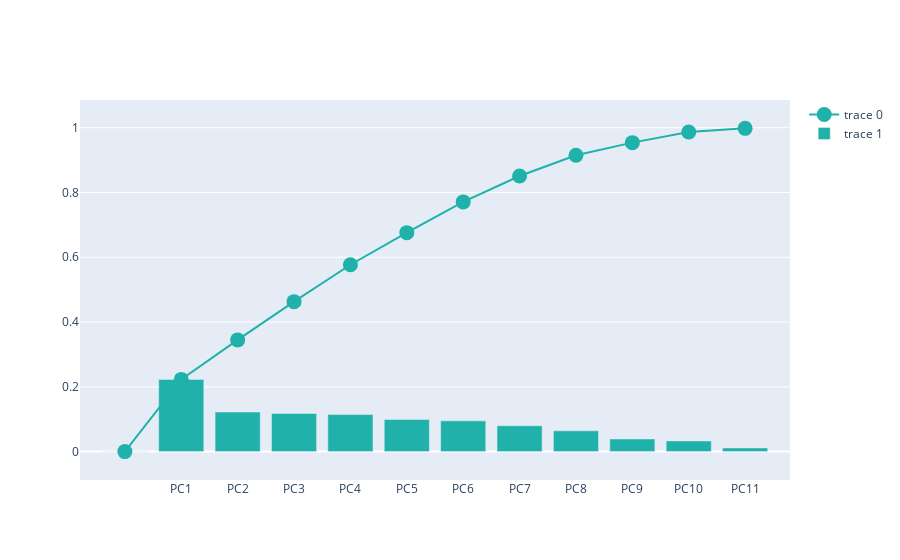

Write notebook code for a chart like this one.
### Code cell
import plotly.graph_objects as go
fig=go.Figure()
fig.add_trace(
    go.Scatter(
        x= df_explained_variance['PC'],
        y= df_explained_variance['Cumulative Variance'],
        marker=dict(size=15, color="lightSeaGreen")
    ))
fig.add_trace(
    go.Bar(
        x = df_explained_variance['PC'],
        y = df_explained_variance['Explained Variance'],
        marker=dict(color="lightSeaGreen")
    ))
fig.show()

### Figure 1 — Plotly figure (JSON) as saved in the notebook; plotly's stock layout.template omitted (floating-point values rounded to 4 significant figures)
{"data": [{"marker": {"color": "lightSeaGreen", "size": 15}, "type": "scatter", "x": ["", "PC1", "PC2", "PC3", "PC4", "PC5", "PC6", "PC7", "PC8", "PC9", "PC10", "PC11"], "y": [0, 0.223, 0.345, 0.463, 0.577, 0.676, 0.771, 0.851, 0.915, 0.954, 0.987, 0.998]}, {"marker": {"color": "lightSeaGreen"}, "type": "bar", "x": ["", "PC1", "PC2", "PC3", "PC4", "PC5", "PC6", "PC7", "PC8", "PC9", "PC10", "PC11"], "y": [0, 0.223, 0.1223, 0.1181, 0.1145, 0.09945, 0.095, 0.07991, 0.0642, 0.03917, 0.0331, 0.01133]}], "layout": {"autosize": true, "xaxis": {"autorange": true, "range": [-0.7571, 11.76], "type": "category"}, "yaxis": {"autorange": true, "range": [-0.128, 1.126], "type": "linear"}}}
